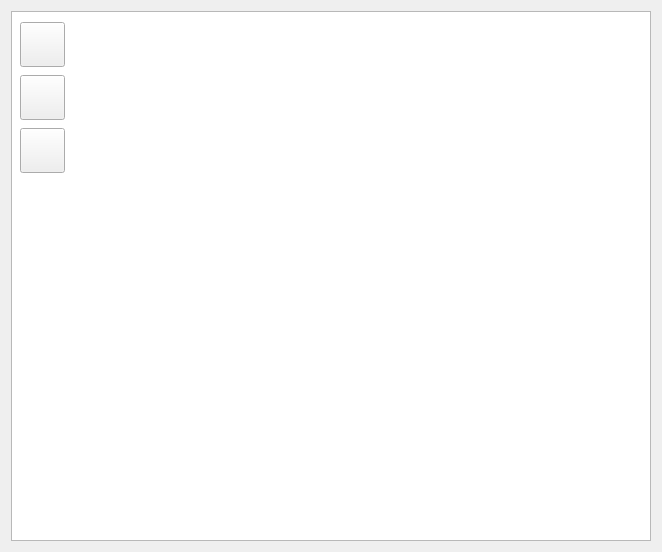
      <widget class="QWidget" name="tabArena">
       <attribute name="title">
        <string>Arena</string>
       </attribute>
       <layout class="QGridLayout" name="gridLayout_6">
        <item row="0" column="0">
         <widget class="QFrame" name="frmCapturar_2">
          <property name="minimumSize">
           <size>
            <width>640</width>
            <height>530</height>
           </size>
          </property>
          <property name="maximumSize">
           <size>
            <width>913</width>
            <height>530</height>
           </size>
          </property>
          <property name="autoFillBackground">
           <bool>false</bool>
          </property>
          <property name="styleSheet">
           <string notr="true"/>
          </property>
          <property name="frameShape">
           <enum>QFrame::StyledPanel</enum>
          </property>
          <property name="frameShadow">
           <enum>QFrame::Raised</enum>
          </property>
          <widget class="QLabel" name="lblFPS_2">
           <property name="geometry">
            <rect>
             <x>540</x>
             <y>489</y>
             <width>89</width>
             <height>34</height>
            </rect>
           </property>
           <property name="font">
            <font>
             <pointsize>14</pointsize>
            </font>
           </property>
           <property name="text">
            <string>FPS 29</string>
           </property>
           <property name="alignment">
            <set>Qt::AlignCenter</set>
           </property>
          </widget>
          <widget class="QGroupBox" name="groupBox_4">
           <property name="geometry">
            <rect>
             <x>673</x>
             <y>298</y>
             <width>196</width>
             <height>176</height>
            </rect>
           </property>
           <property name="font">
            <font>
             <pointsize>12</pointsize>
            </font>
           </property>
           <property name="title">
            <string>Quadrante</string>
           </property>
           <widget class="QRadioButton" name="rdbNO">
            <property name="geometry">
             <rect>
              <x>65</x>
              <y>70</y>
              <width>18</width>
              <height>17</height>
             </rect>
            </property>
            <property name="text">
             <string/>
            </property>
            <property name="checked">
             <bool>true</bool>
            </property>
           </widget>
           <widget class="QRadioButton" name="rdbNE">
            <property name="geometry">
             <rect>
              <x>112</x>
              <y>70</y>
              <width>18</width>
              <height>17</height>
             </rect>
            </property>
            <property name="text">
             <string/>
            </property>
           </widget>
           <widget class="QRadioButton" name="rdbSO">
            <property name="geometry">
             <rect>
              <x>64</x>
              <y>107</y>
              <width>18</width>
              <height>17</height>
             </rect>
            </property>
            <property name="text">
             <string/>
            </property>
           </widget>
           <widget class="QRadioButton" name="rdbSE">
            <property name="geometry">
             <rect>
              <x>111</x>
              <y>108</y>
              <width>18</width>
              <height>17</height>
             </rect>
            </property>
            <property name="text">
             <string/>
            </property>
           </widget>
           <widget class="Line" name="line">
            <property name="geometry">
             <rect>
              <x>90</x>
              <y>50</y>
              <width>16</width>
              <height>105</height>
             </rect>
            </property>
            <property name="orientation">
             <enum>Qt::Vertical</enum>
            </property>
           </widget>
           <widget class="Line" name="line_2">
            <property name="geometry">
             <rect>
              <x>41</x>
              <y>90</y>
              <width>126</width>
              <height>16</height>
             </rect>
            </property>
            <property name="orientation">
             <enum>Qt::Horizontal</enum>
            </property>
           </widget>
           <widget class="QLabel" name="lblFPSIR_15">
            <property name="geometry">
             <rect>
              <x>63</x>
              <y>45</y>
              <width>23</width>
              <height>27</height>
             </rect>
            </property>
            <property name="font">
             <font>
              <pointsize>10</pointsize>
             </font>
            </property>
            <property name="text">
             <string>NO</string>
            </property>
           </widget>
           <widget class="QLabel" name="lblFPSIR_16">
            <property name="geometry">
             <rect>
              <x>111</x>
              <y>45</y>
              <width>23</width>
              <height>27</height>
             </rect>
            </property>
            <property name="font">
             <font>
              <pointsize>10</pointsize>
             </font>
            </property>
            <property name="text">
             <string>NE</string>
            </property>
           </widget>
           <widget class="QLabel" name="lblFPSIR_17">
            <property name="geometry">
             <rect>
              <x>62</x>
              <y>119</y>
              <width>23</width>
              <height>27</height>
             </rect>
            </property>
            <property name="font">
             <font>
              <pointsize>10</pointsize>
             </font>
            </property>
            <property name="text">
             <string>SO</string>
            </property>
           </widget>
           <widget class="QLabel" name="lblFPSIR_18">
            <property name="geometry">
             <rect>
              <x>110</x>
              <y>119</y>
              <width>23</width>
              <height>27</height>
             </rect>
            </property>
            <property name="font">
             <font>
              <pointsize>10</pointsize>
             </font>
            </property>
            <property name="text">
             <string>SE</string>
            </property>
           </widget>
          </widget>
          <widget class="QLabel" name="lblFPSIR_9">
           <property name="geometry">
            <rect>
             <x>681</x>
             <y>52</y>
             <width>64</width>
             <height>27</height>
            </rect>
           </property>
           <property name="font">
            <font>
             <pointsize>10</pointsize>
             <weight>75</weight>
             <bold>true</bold>
            </font>
           </property>
           <property name="text">
            <string>Diâmetro</string>
           </property>
          </widget>
          <widget class="QSlider" name="sliderCirculoY">
           <property name="geometry">
            <rect>
             <x>679</x>
             <y>217</y>
             <width>194</width>
             <height>22</height>
            </rect>
           </property>
           <property name="minimum">
            <number>0</number>
           </property>
           <property name="maximum">
            <number>424</number>
           </property>
           <property name="singleStep">
            <number>10</number>
           </property>
           <property name="pageStep">
            <number>1</number>
           </property>
           <property name="value">
            <number>208</number>
           </property>
           <property name="sliderPosition">
            <number>208</number>
           </property>
           <property name="orientation">
            <enum>Qt::Horizontal</enum>
           </property>
          </widget>
          <widget class="QSlider" name="sliderCirculoPlay">
           <property name="geometry">
            <rect>
             <x>681</x>
             <y>89</y>
             <width>189</width>
             <height>22</height>
            </rect>
           </property>
           <property name="minimum">
            <number>100</number>
           </property>
           <property name="maximum">
            <number>212</number>
           </property>
           <property name="value">
            <number>180</number>
           </property>
           <property name="sliderPosition">
            <number>180</number>
           </property>
           <property name="orientation">
            <enum>Qt::Horizontal</enum>
           </property>
          </widget>
          <widget class="QSlider" name="sliderCirculoX">
           <property name="geometry">
            <rect>
             <x>681</x>
             <y>154</y>
             <width>190</width>
             <height>22</height>
            </rect>
           </property>
           <property name="minimum">
            <number>0</number>
           </property>
           <property name="maximum">
            <number>512</number>
           </property>
           <property name="singleStep">
            <number>10</number>
           </property>
           <property name="pageStep">
            <number>1</number>
           </property>
           <property name="value">
            <number>250</number>
           </property>
           <property name="sliderPosition">
            <number>250</number>
           </property>
           <property name="orientation">
            <enum>Qt::Horizontal</enum>
           </property>
          </widget>
          <widget class="QLabel" name="lblFPSIR_11">
           <property name="geometry">
            <rect>
             <x>680</x>
             <y>119</y>
             <width>64</width>
             <height>27</height>
            </rect>
           </property>
           <property name="font">
            <font>
             <pointsize>10</pointsize>
             <weight>75</weight>
             <bold>true</bold>
            </font>
           </property>
           <property name="text">
            <string>Eixo X</string>
           </property>
          </widget>
          <widget class="QLabel" name="lblFPSIR_14">
           <property name="geometry">
            <rect>
             <x>680</x>
             <y>181</y>
             <width>64</width>
             <height>27</height>
            </rect>
           </property>
           <property name="font">
            <font>
             <pointsize>10</pointsize>
             <weight>75</weight>
             <bold>true</bold>
            </font>
           </property>
           <property name="text">
            <string>Eixo Y</string>
           </property>
          </widget>
          <widget class="ArenaView" name="viewArena">
           <property name="geometry">
            <rect>
             <x>0</x>
             <y>0</y>
             <width>640</width>
             <height>530</height>
            </rect>
           </property>
           <property name="minimumSize">
            <size>
             <width>640</width>
             <height>530</height>
            </size>
           </property>
           <property name="maximumSize">
            <size>
             <width>640</width>
             <height>530</height>
            </size>
           </property>
           <property name="baseSize">
            <size>
             <width>640</width>
             <height>530</height>
            </size>
           </property>
           <property name="verticalScrollBarPolicy">
            <enum>Qt::ScrollBarAlwaysOff</enum>
           </property>
           <property name="horizontalScrollBarPolicy">
            <enum>Qt::ScrollBarAlwaysOff</enum>
           </property>
          </widget>
          <widget class="QWidget" name="horizontalLayoutWidget">
           <property name="geometry">
            <rect>
             <x>9</x>
             <y>9</y>
             <width>47</width>
             <height>155</height>
            </rect>
           </property>
           <layout class="QVBoxLayout" name="verticalLayout">
            <item>
             <widget class="QPushButton" name="btnSelecionar">
              <property name="minimumSize">
               <size>
                <width>45</width>
                <height>45</height>
               </size>
              </property>
              <property name="maximumSize">
               <size>
                <width>45</width>
                <height>45</height>
               </size>
              </property>
              <property name="styleSheet">
               <string notr="true">QPushButton:checked
{
   background-color: gray;
}</string>
              </property>
              <property name="text">
               <string/>
              </property>
              <property name="icon">
               <iconset resource="Morris.qrc">
                <normaloff>:/icons/select.png</normaloff>:/icons/select.png</iconset>
              </property>
              <property name="iconSize">
               <size>
                <width>24</width>
                <height>24</height>
               </size>
              </property>
              <property name="checkable">
               <bool>true</bool>
              </property>
              <property name="autoExclusive">
               <bool>false</bool>
              </property>
             </widget>
            </item>
            <item>
             <widget class="QPushButton" name="btnArena">
              <property name="minimumSize">
               <size>
                <width>45</width>
                <height>45</height>
               </size>
              </property>
              <property name="maximumSize">
               <size>
                <width>45</width>
                <height>45</height>
               </size>
              </property>
              <property name="styleSheet">
               <string notr="true">QPushButton:checked
{
   background-color: gray;
}</string>
              </property>
              <property name="text">
               <string/>
              </property>
              <property name="icon">
               <iconset resource="Morris.qrc">
                <normaloff>:/icons/arena.png</normaloff>:/icons/arena.png</iconset>
              </property>
              <property name="iconSize">
               <size>
                <width>36</width>
                <height>36</height>
               </size>
              </property>
              <property name="checkable">
               <bool>true</bool>
              </property>
              <property name="autoExclusive">
               <bool>false</bool>
              </property>
             </widget>
            </item>
            <item>
             <widget class="QPushButton" name="btnPlataforma">
              <property name="minimumSize">
               <size>
                <width>45</width>
                <height>45</height>
               </size>
              </property>
              <property name="maximumSize">
               <size>
                <width>45</width>
                <height>45</height>
               </size>
              </property>
              <property name="styleSheet">
               <string notr="true">QPushButton:checked
{
   background-color: gray;
}</string>
              </property>
              <property name="text">
               <string/>
              </property>
              <property name="icon">
               <iconset resource="Morris.qrc">
                <normaloff>:/icons/plataforma.png</normaloff>:/icons/plataforma.png</iconset>
              </property>
              <property name="iconSize">
               <size>
                <width>24</width>
                <height>24</height>
               </size>
              </property>
              <property name="checkable">
               <bool>true</bool>
              </property>
              <property name="autoExclusive">
               <bool>false</bool>
              </property>
             </widget>
            </item>
           </layout>
          </widget>
          <widget class="QPushButton" name="btnSalvarArena">
           <property name="geometry">
            <rect>
             <x>673</x>
             <y>477</y>
             <width>164</width>
             <height>49</height>
            </rect>
           </property>
           <property name="text">
            <string>Salvar</string>
           </property>
          </widget>
         </widget>
        </item>
       </layout>
      </widget>
